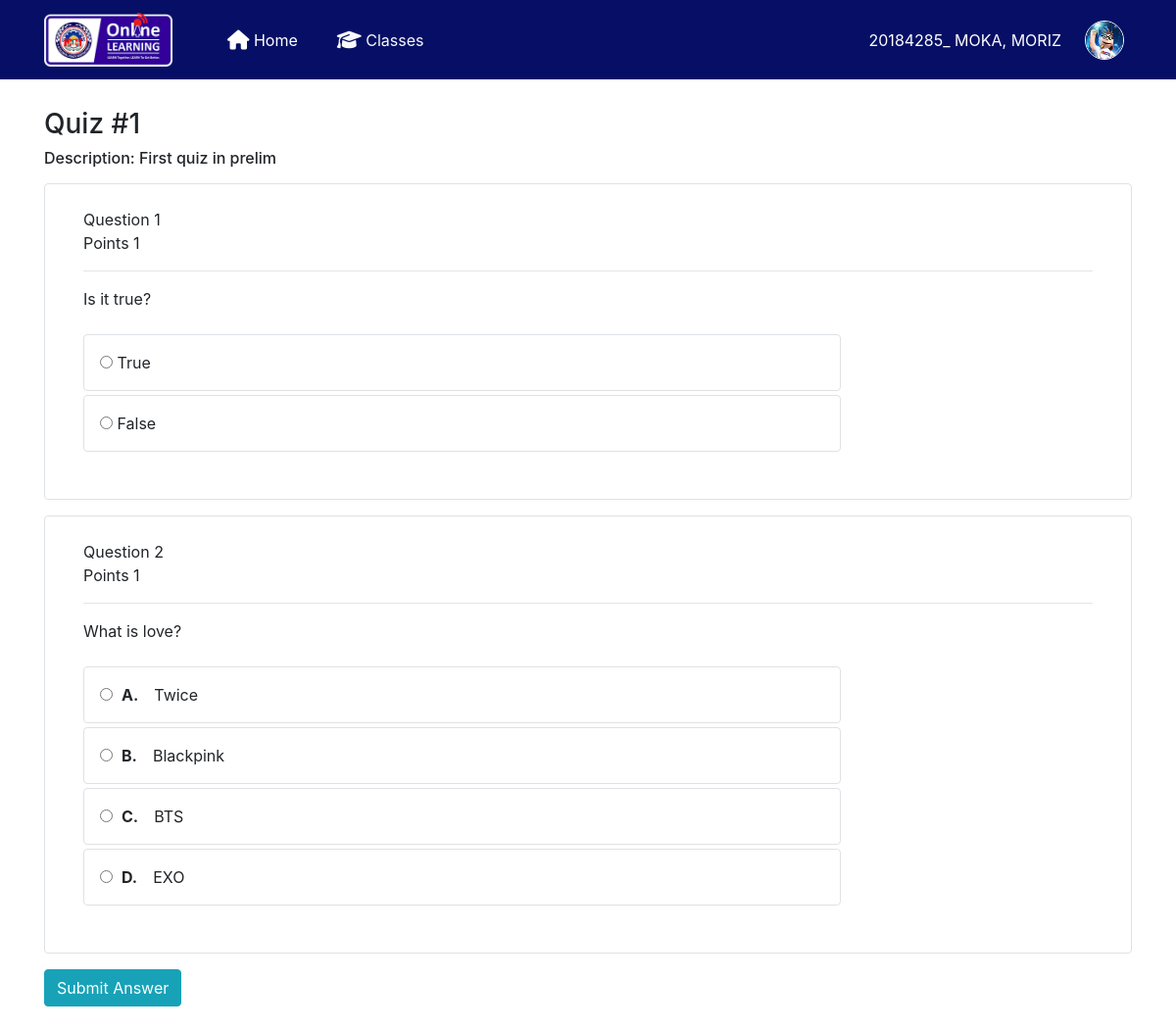
The app's page /quiz/take_test.php?id=28&class_quiz_id=37&test=ok&quiz_id=18&quiz_time=0 (signed in) with its own data.
### tables this page shows
CREATE TABLE `class_quiz` (
  `class_quiz_id` int(11) NOT NULL,
  `teacher_class_id` int(11) NOT NULL,
  `quiz_time` int(11) NOT NULL,
  `quiz_id` int(11) NOT NULL,
  `time_added` varchar(100) NOT NULL
);

CREATE TABLE `quiz` (
  `quiz_id` int(11) NOT NULL,
  `quiz_title` varchar(50) NOT NULL,
  `quiz_description` varchar(100) NOT NULL,
  `date_added` varchar(100) NOT NULL DEFAULT current_timestamp(),
  `teacher_id` int(11) NOT NULL
);

CREATE TABLE `quiz_question` (
  `quiz_question_id` int(11) NOT NULL,
  `quiz_id` int(11) NOT NULL,
  `question_text` varchar(255) NOT NULL,
  `question_type_id` int(11) NOT NULL,
  `points` int(11) NOT NULL,
  `date_added` varchar(100) NOT NULL DEFAULT current_timestamp(),
  `answer` varchar(100) NOT NULL
);

CREATE TABLE `answer` (
  `answer_id` int(11) NOT NULL,
  `quiz_question_id` int(11) NOT NULL,
  `answer_text` varchar(100) NOT NULL,
  `choices` varchar(4) NOT NULL
);

### quiz/take_test.php (the view, shortened to what this page needs)
<?php ini_set('display_errors', 1); ini_set('display_startup_errors', 1); error_reporting(E_ALL);
include '../includes/dbh.inc.php';
include 'headerq.php';
include 'session.php';
include 'navbarsession.php';
?>
<?php $get_id = $_GET['id']; ?>
<?php $class_quiz_id = $_GET['class_quiz_id']; ?>
<?php $quiz_id = $_GET['quiz_id']; ?>
<?php $quiz_time = $_GET['quiz_time']; ?>
<?php $query1 = mysqli_query($conn,"SELECT * from student_class_quiz where student_id = '$usrid' and class_quiz_id = '$class_quiz_id' ")or die(mysqli_error());
	  $count = mysqli_num_rows($query1);
?>
<?php
if ($count > 0){
}else{
 mysqli_query($conn,"INSERT into student_class_quiz (class_quiz_id,student_id,student_quiz_time) values('$class_quiz_id','$usrid','$quiz_time')");
}
 ?>
<body style="padding-top: 110px">
	<div class="container ">
		<div>
			<?php
			if($_GET['test'] == 'ok'){
				$x=0;
				?>
			<form action="take_test.php<?php echo '?id='.$get_id; ?>&<?php echo 'class_quiz_id='.$class_quiz_id; ?>&<?php echo 'test=done' ?>&<?php echo 'quiz_id='.$quiz_id; ?>&<?php echo 'quiz_time='.$quiz_time; ?>" name="testform" method="POST" id="test-form">
				<?php
					$sqla = mysqli_query($conn,"SELECT * FROM class_quiz
					LEFT JOIN quiz ON quiz.quiz_id  = class_quiz.quiz_id
					where teacher_class_id = '$get_id'
					order by date_added DESC ")or die(mysqli_error());
					$rowa = mysqli_fetch_array($sqla);
					?>
					<h3><?php echo $rowa['quiz_title'];?></h3>
					<h6>Description: <?php echo $rowa['quiz_description'];?></h6>
					<?php
					$sqlw = mysqli_query($conn,"SELECT * FROM quiz_question where quiz_id = '$quiz_id'  ORDER BY RAND()");
					while($roww = mysqli_fetch_array($sqlw)){
						?>
						<div class="container">
							<div class="row">
								<div id="" class="col border rounded mb-3 p-4">
						<div id="q_<?php echo $x=$x+1;?>" class="questions container">
							<div id="qa" >Question <?php echo $x;?></div>
							<div class="mb-3">Points <?php echo $roww['points'];?></div>
							<hr class="p-0 ">
							<div id="qa" >
								<div class="">
									<?php echo $roww['question_text'];?>
								</div>
								<br>
								<?php
								if($roww['question_type_id']=='2'){
									?>
									<div class=" border rounded mb-1 p-3 w-75">
									<input style="opacity: 1.0" name="q-<?php echo $roww['quiz_question_id'];?>" value="True" type="radio" id="t<?php echo $roww['quiz_question_id'];?>" >
									<label class="m-0" for="t<?php echo $roww['quiz_question_id'];?>"> True</label>
									</div>
									<div class="border rounded p-3 w-75">
									<input name="q-<?php echo $roww['quiz_question_id'];?>" value="False" type="radio" id="f<?php echo $roww['quiz_question_id'];?>">
									<label class="m-0" for="f<?php echo $roww['quiz_question_id'];?>"> False</label>
									</div>
									<?php
								} else if($roww['question_type_id']=='1') {
									$sqly = mysqli_query($conn,"SELECT * FROM answer WHERE quiz_question_id = '".$roww['quiz_question_id']."'");
									while($rowy = mysqli_fetch_array($sqly)){
										if($rowy['choices'] == 'A') {
											?>
											<div class="border rounded mb-1 p-3 w-75">
											<input  name="q-<?php echo $roww['quiz_question_id'];?>" value="A" type="radio" id="a<?php echo $roww['quiz_question_id'];?>">
											<label class="m-0" for="a<?php echo $roww['quiz_question_id'];?>">&nbsp;<strong>A.</strong>&emsp;<?php echo $rowy['answer_text'];?></label>
											</div>
										<?php } else if ($rowy['choices'] == 'B') {?>
											<div class="border rounded mb-1 p-3 w-75">
											<input  name="q-<?php echo $roww['quiz_question_id'];?>" value="B" type="radio" id="b<?php echo $roww['quiz_question_id'];?>">
											<label class="m-0" for="b<?php echo $roww['quiz_question_id'];?>">&nbsp;<strong>B.</strong>&emsp;<?php echo $rowy['answer_text'];?></label>
											</div>
										<?php } else if ($rowy['choices'] == 'C') {?>
											<div class="border rounded mb-1 p-3 w-75">
											<input  name="q-<?php echo $roww['quiz_question_id'];?>" value="C" type="radio" id="c<?php echo $roww['quiz_question_id'];?>">
											<label class="m-0" for="c<?php echo $roww['quiz_question_id'];?>">&nbsp;<strong>C.</strong>&emsp;<?php echo $rowy['answer_text'];?></label>
											</div>
										<?php } else if ($rowy['choices'] == 'D') {?>
											<div class="border rounded p-3 w-75">
											<input  name="q-<?php echo $roww['quiz_question_id'];?>" value="D" type="radio" id="d<?php echo $roww['quiz_question_id'];?>">
											<label class="m-0" for="d<?php echo $roww['quiz_question_id'];?>">&nbsp;<strong>D.</strong>&emsp;<?php echo $rowy['answer_text'];?></label>
											</div>
											<?php
										}
									}
								}
								?>
								<br/>
							</div>
						</div>
						</div>
						</div>
					</div>
						<?php
					}
					?>
					<div class="container">
						<div class="row">
						<button class="btn btn-info" id="submit-test" name="submit_answer">Submit Answer</button>
					</div>
					</div>
				</div>
			<?php
		} else if(isset($_POST['submit_answer'])){
			$x1 = $_POST['x'];
			$score = 0;
			for($x=1;$x<=$x1;$x++){
				$x2 = $_POST["x-$x"];
				$q = $_POST["q-$x2"];
				$sql = mysqli_query($conn,"SELECT * FROM quiz_question WHERE quiz_question_id = ".$x2."");
				$row = mysqli_fetch_array($sql);
				if($row['answer'] == $q) {
					$score= $score + 1;
				}
			} ?>
			<a href="studentclass.php<?php echo '?id='.$get_id; ?>">Back</a>
			<center>
				<h3><br>Your score is <b><?php echo $score; ?></b>/<b><?php echo ($x-1); ?></b><br/></h3>
			</center>
			<?php
			mysqli_query($conn,"UPDATE student_class_quiz SET student_quiz_time = 3600, grade = '".$score."/".($x-1)."' WHERE student_id = '$usrid' and class_quiz_id = '$class_quiz_id'")or die(mysqli_error());
			?>
			<script>
	  window.location = 'studentclass.php<?php echo '?id='.$get_id; ?>';
	</script>
	<?php
		}
			?>
			<br>
</div>
</body>
</html>

### records on screen
class_quiz: quiz.quiz_title "Quiz #1", quiz.quiz_description "First quiz in prelim"
quiz_question: points "1", question_text "Is it true?"
quiz_question: points "1", question_text "What is love?"
answer: answer_text "Twice"
answer: answer_text "Blackpink"
answer: answer_text "BTS"
answer: answer_text "EXO"

### other values on screen
$usruid "20184285"
$usrlname "MOKA"
$usrfname "MORIZ"
